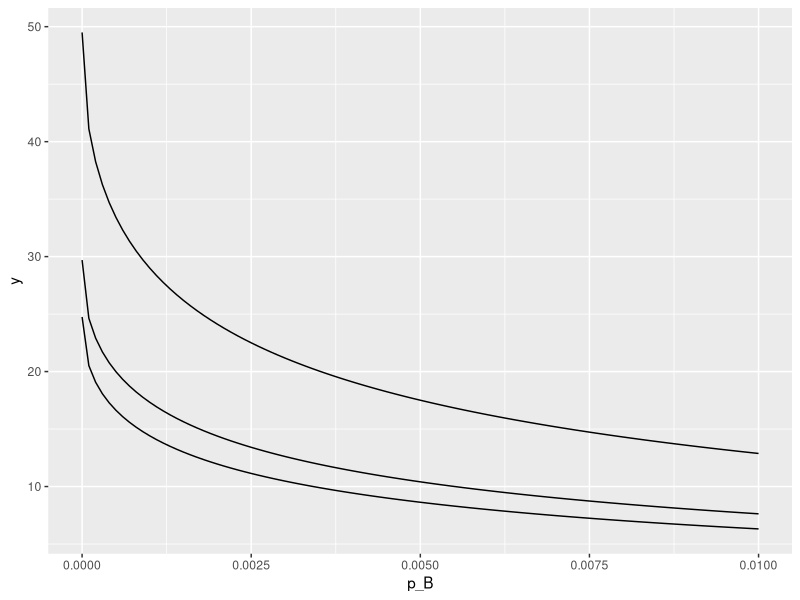
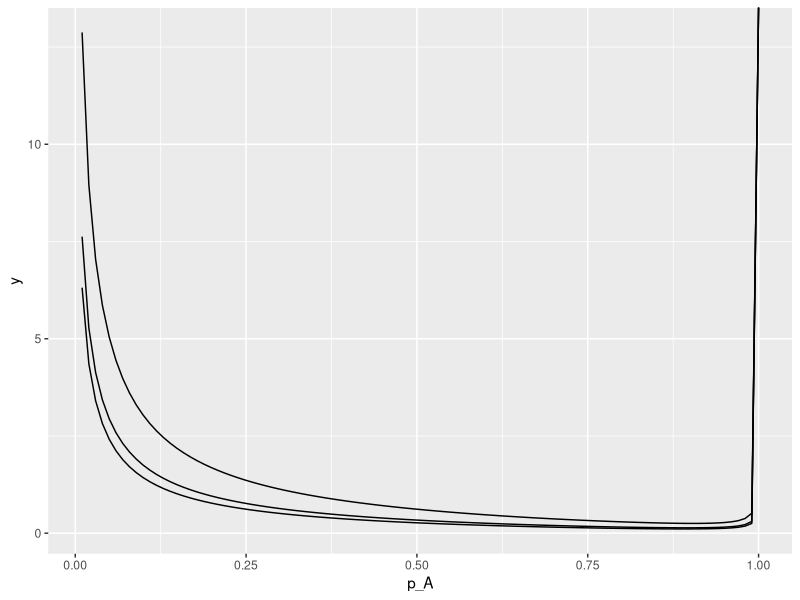

R code for these plots, in order: (Note: this script raises an error after producing the figures.)
library(dplyr)
library(ggplot2)
# Asymptotic variance plot

Asymp_var_DBCD <- function(p_A, VE, alpha, target = c("Neyman", "RSIHR")){
  q_A <- 1-p_A
  p_B <- p_A*(1-VE)
  q_B <- 1-p_B
  var <- case_when(target == "Neyman" ~  (sqrt(p_A*q_A^3)*(p_B*q_B+0.5*(1+alpha))+sqrt(p_B*q_B^3)*(p_A*q_A+0.5*(1+alpha)))/((1+2*alpha)*(sqrt(p_A*q_B)+sqrt(p_B*q_A))^3*sqrt(q_A*q_B)),
                   target == "RSIHR" ~ (p_A*p_B*q_B*sqrt(q_B)*(p_A*q_A + 0.5*(1+alpha)*(1+q_A)^2)+p_A*p_B*q_A*sqrt(q_A)*(p_B*q_B + 0.5*(1+alpha)*(1+q_B)^2))/((1+2*alpha)*(p_A*sqrt(q_B)+sqrt(q_A)*p_B)^3 * sqrt(q_A*q_B)))
    return(var)
}

Asymp_var_ERADE <- function(p_A, VE, target = c("Neyman", "RSIHR")){
  q_A <- 1-p_A
  p_B <- p_A*(1-VE)
  q_B <- 1-p_B
  var <- case_when(target == "Neyman" ~  (sqrt(q_B^3*p_B)+sqrt(q_A^3*p_A))/(4*sqrt(q_A*q_B)*(sqrt(q_A*p_B)+sqrt(p_A*q_B))^3),
                   target == "RSIHR" ~ (p_A*p_B*(sqrt(q_B^3)*(1+q_A)^2+sqrt(q_A^3)*(1+q_B)^2))/(4*sqrt(q_A*q_B)*(sqrt(q_A)*p_B+sqrt(q_B)*p_A)^3))
  return(var)
}

p_A <- seq(0.1, 0.9, by = 0.1)
VE <- seq(0.1, 0.9, by = 0.1)

#SMLE_Neyman <- Asymp_var_DBCD(  p_A=0.9, VE, alpha = 0, target = "Neyman")
#DBCD_Neyman <- Asymp_var_DBCD(p_A, VE, alpha = 2, target = "Neyman")

SMLE_Neyman <- cbind(VE, sapply(p_A, Asymp_var_DBCD, VE = VE, alpha = 0, target = "Neyman"))
colnames(SMLE_Neyman) <- c("VE", as.character(p_A))
DBCD_Neyman <- cbind(VE, sapply(p_A, Asymp_var_DBCD, VE = VE, alpha = 2, target = "Neyman"))
colnames(DBCD_Neyman) <- c("VE", as.character(p_A))
ERADE_Neyman <- cbind(VE, sapply(p_A, Asymp_var_ERADE, VE = VE, target = "Neyman"))
colnames(ERADE_Neyman) <- c("VE", as.character(p_A))

Final_Data <- bind_rows(mutate(data.frame(SMLE_Neyman), type = "SMLE"), mutate(data.frame(DBCD_Neyman), type = "DBCD"), mutate(data.frame(ERADE_Neyman), type = "ERADE"))

Final_Data_Neyman <- arrange(Final_Data, VE)


SMLE_RSIHR <- cbind(VE, sapply(p_A, Asymp_var_DBCD, VE = VE, alpha = 0, target = "RSIHR"))
colnames(SMLE_RSIHR) <- c("VE", p_A)
DBCD_RSIHR <- cbind(VE, sapply(p_A, Asymp_var_DBCD, VE = VE, alpha = 2, target = "RSIHR"))
colnames(DBCD_RSIHR) <- c("VE", p_A)
ERADE_RSIHR <- cbind(VE, sapply(p_A, Asymp_var_ERADE, VE = VE, target = "RSIHR"))
colnames(ERADE_RSIHR) <- c("VE", p_A)

Final_Data <- bind_rows(mutate(data.frame(SMLE_RSIHR), type = "SMLE"), mutate(data.frame(DBCD_RSIHR), type = "DBCD"), mutate(data.frame(ERADE_RSIHR), type = "ERADE"))

Final_Data_RSIHR <- arrange(Final_Data, VE)

#write.csv(Final_Data_Neyman, "Neyman Var.csv", row.names = FALSE)
#write.csv(Final_Data_RSIHR, "RSIHR Var.csv", row.names = FALSE)

# df <- data.frame(p_A, SMLE_Neyman, DBCD_Neyman)
# g <- ggplot(df, aes(p_A))
# g <- g + geom_line(aes(y=SMLE_Neyman), colour="red")
# g <- g + geom_line(aes(y=DBCD_Neyman), colour="green") + labs(x = "p_A", y = "Asymptotic Variance", color = "Legend") + scale_color_manual(values = colors) 
# g

Asymp_var_DBCD <- function(p_B, p_A, alpha, target = c("Neyman", "RSIHR")){
  q_A <- 1-p_A
  #p_B <- x
  q_B <- 1-p_B
  var <- case_when(target == "Neyman" ~  (sqrt(p_A*q_A^3)*(p_B*q_B+0.5*(1+alpha))+sqrt(p_B*q_B^3)*(p_A*q_A+0.5*(1+alpha)))/((1+2*alpha)*(sqrt(p_A*q_B)+sqrt(p_B*q_A))^3*sqrt(q_A*q_B)),
                   target == "RSIHR" ~ (p_A*p_B*q_B*sqrt(q_B)*(p_A*q_A + 0.5*(1+alpha)*(1+q_A)^2)+p_A*p_B*q_A*sqrt(q_A)*(p_B*q_B + 0.5*(1+alpha)*(1+q_B)^2))/((1+2*alpha)*(p_A*sqrt(q_B)+sqrt(q_A)*p_B)^3 * sqrt(q_A*q_B)))
  return(var)
} 

Asymp_var_ERADE <- function(p_B, p_A, target = c("Neyman", "RSIHR")){
  q_A <- 1-p_A
  q_B <- 1-p_B
  var <- case_when(target == "Neyman" ~  (sqrt(q_B^3*p_B)+sqrt(q_A^3*p_A))/(4*sqrt(q_A*q_B)*(sqrt(q_A*p_B)+sqrt(p_A*q_B))^3),
                   target == "RSIHR" ~ (p_A*p_B*(sqrt(q_B^3)*(1+q_A)^2+sqrt(q_A^3)*(1+q_B)^2))/(4*sqrt(q_A*q_B)*(sqrt(q_A)*p_B+sqrt(q_B)*p_A)^3))
  return(var)
}

ggplot(data.frame(p_B=c(0, 0.01)), aes(x=p_B)) + 
  stat_function(fun=Asymp_var_DBCD, args = list(p_A=0.01, alpha = 0, target = "Neyman"))+stat_function(fun=Asymp_var_DBCD, args = list(p_A=0.01, alpha = 2, target = "Neyman"))+ stat_function(fun=Asymp_var_ERADE, args = list(p_A=0.01, target = "Neyman"))

ggplot(data.frame(p_A=c(0.01, 1)), aes(x=p_A)) + 
  stat_function(fun=Asymp_var_DBCD, args = list(p_B=0.01, alpha = 0, target = "Neyman"))+stat_function(fun=Asymp_var_DBCD, args = list(p_B=0.01, alpha = 2, target = "Neyman"))+ stat_function(fun=Asymp_var_ERADE, args = list(p_B=0.01, target = "Neyman"))



#eq = function(x){x*x}
ggplot(data.frame(x=c(1, 50)), aes(x=x)) + 
  stat_function(fun=eq)
